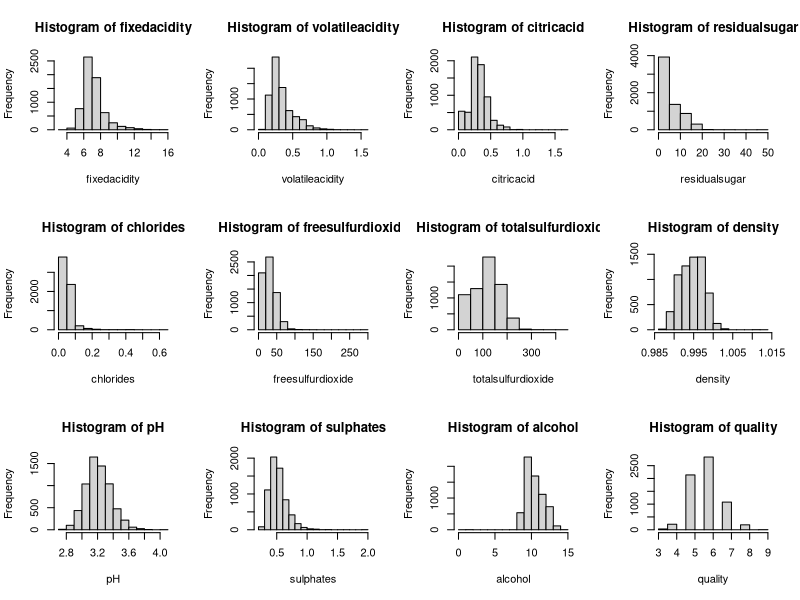
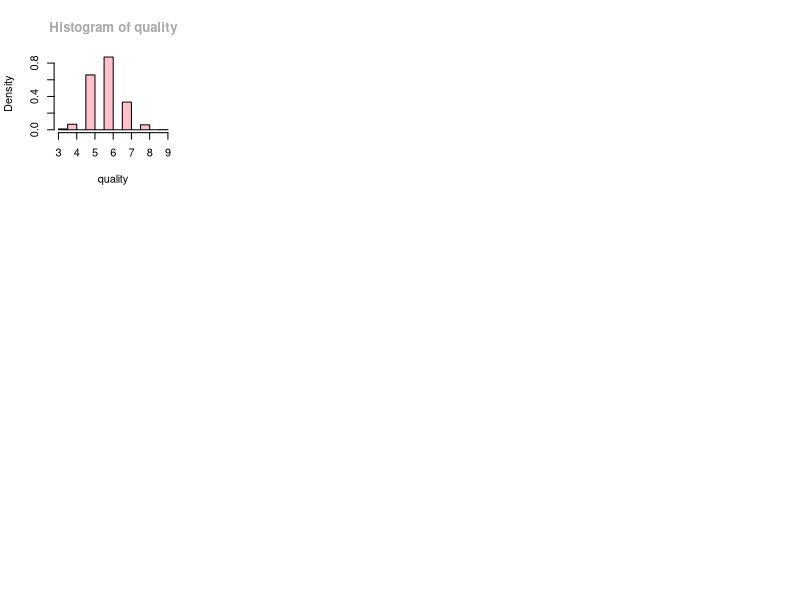
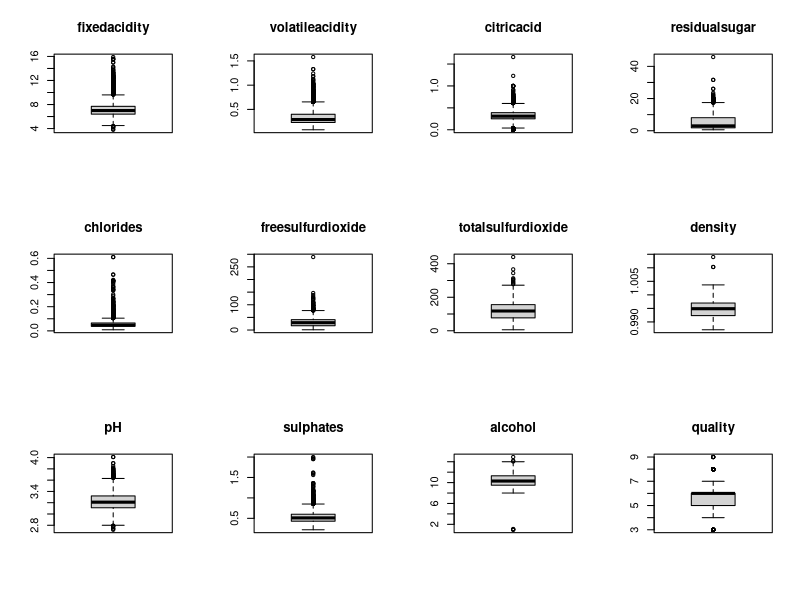
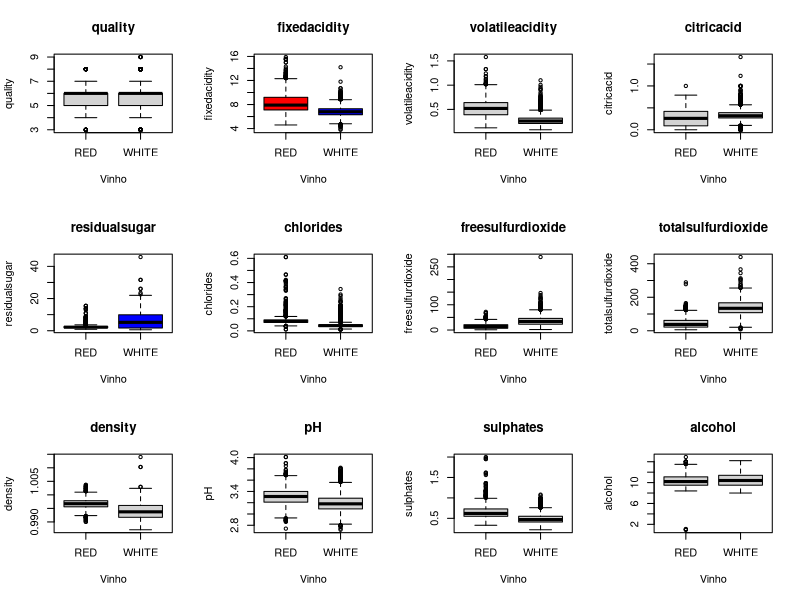
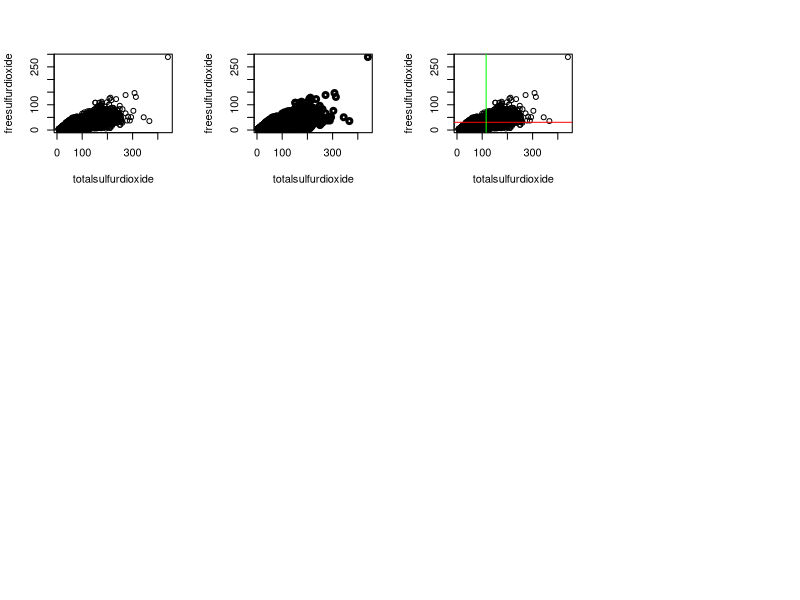
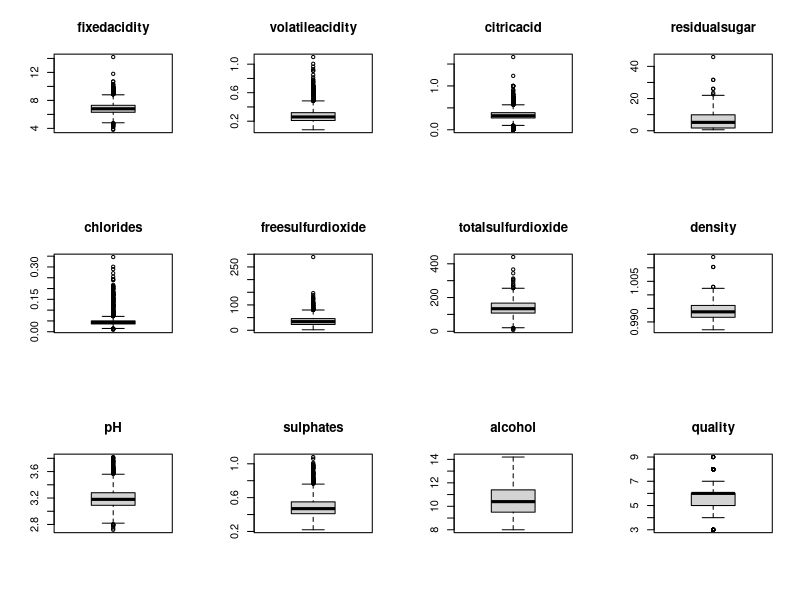
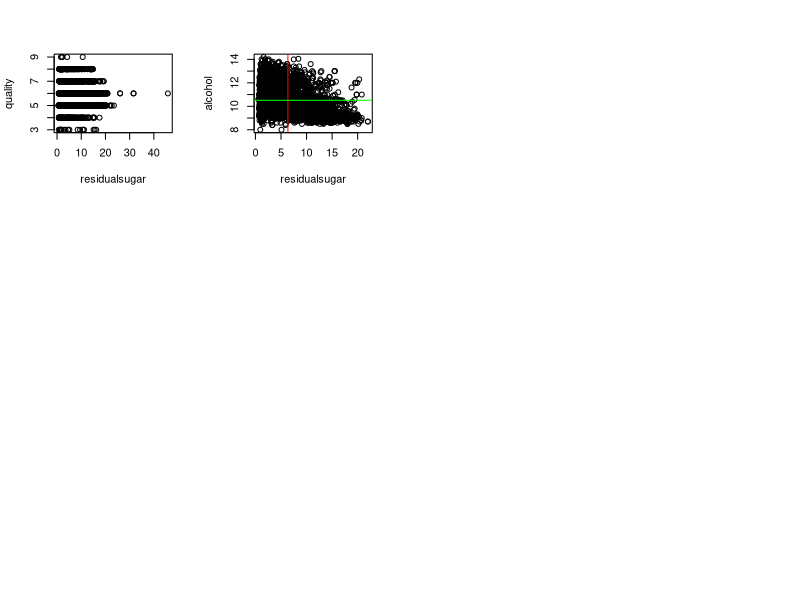
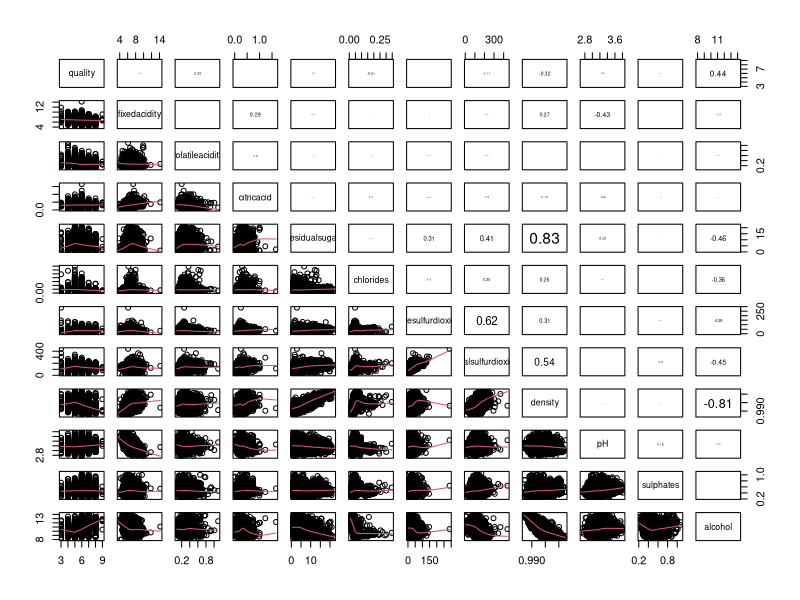

Recreate these plots in R, in order.
## ---- chunk 1
# mostrar atÈ 2 casas decimais
options("scipen" = 2)

# Ler arquivo csv


Vinhos <- read.csv2("BaseWineRedeWhite2018.csv", row.names=1)

## ---- chunk 2
#Vinhos <- BaseWine_Red_e_White2018
#fix(Vinhos)
#mostrar as vari·veis
#str(Vinhos)
#mostra as vari·veis
names(Vinhos)

#XX Variáveis e muita informação

## ---- chunk 3
attach(Vinhos)

# FrequÍncia absoluta 
table(as.factor(Vinhos$quality), Vinhos$Vinho, useNA = "ifany")

table(as.factor(Vinhos$quality), Vinhos$Vinho)
## ---- chunk 4
Quality <- split(Vinhos, Vinhos$Vinho)

t.test(Quality$WHITE$quality, Quality$RED$quality)

## ---- chunk 5
# 2-Way Cross Tabulation
library(gmodels)
CrossTable(as.factor(Vinhos$quality), Vinhos$Vinho) 
## ---- chunk 6

summary(Vinhos)

## ---- chunk 7


aggregate (Vinhos,
           by = list(Vinho),
           FUN =  "mean")
## ---- chunk 8


mean(Vinhos$fixedacidity) # mÈdia

median(Vinhos$fixedacidity) # mÈdiana

quantile(Vinhos$fixedacidity,type=4)  # Quartis

quantile(Vinhos$fixedacidity,.65,type=4) # exato percentil

range(Vinhos$fixedacidity)  # amplitude

diff(range(Vinhos$fixedacidity)) #diferenÁa entre o maior e o menor valor

min(Vinhos$fixedacidity)  # valor mÌnimo de x

max(Vinhos$fixedacidity)  # valor m·ximo de x

var(Vinhos$fixedacidity) # para obter a vari‚ncia

sd(Vinhos$fixedacidity)  # para obter o desvio padr„o

CV_fixedacidity<-sd(Vinhos$fixedacidity)/mean(Vinhos$fixedacidity)*100  # para obter o coefiiente de variaÁ„o
CV_fixedacidity

## ---- chunk 9

#comando para gerar em 3 linhas e 4 colunas os histogramas
par (mfrow=c(3,4))
hist(fixedacidity)
hist(volatileacidity)
hist(citricacid )
hist(residualsugar)
hist(chlorides)
hist(freesulfurdioxide)
hist(totalsulfurdioxide)
hist(density)
hist(pH)
hist(sulphates)
hist(alcohol)
hist(quality)
## ---- chunk 10


hist(quality, col=c("pink"), col.main="darkgray", prob=T)
## ---- chunk 11

attach(Vinhos)

#comando para gerar em 3 linhas e 4 colunas os histogramas
par (mfrow=c(3,4))
boxplot(fixedacidity, main='fixedacidity')
boxplot(volatileacidity , main='volatileacidity')
boxplot(citricacid , main='citricacid')
boxplot(residualsugar, main='residualsugar')
boxplot(chlorides, main='chlorides')
boxplot(freesulfurdioxide, main='freesulfurdioxide')
boxplot(totalsulfurdioxide, main='totalsulfurdioxide')
boxplot(density, main='density')
boxplot(pH, main='pH')
boxplot(sulphates, main='sulphates')
boxplot(alcohol, main='alcohol')
boxplot(Vinhos$quality, main='quality')
## ---- chunk 12

boxplot(quality ~ Vinho, main='quality')

boxplot(fixedacidity ~ Vinho, main='fixedacidity',col=c('red','blue'))
boxplot(volatileacidity ~ Vinho , main='volatileacidity')
boxplot(citricacid ~ Vinho, main='citricacid')
boxplot(residualsugar ~ Vinho, main='residualsugar',col=c('red','blue'))
boxplot(chlorides ~ Vinho, main='chlorides')
boxplot(freesulfurdioxide ~ Vinho, main='freesulfurdioxide')
boxplot(totalsulfurdioxide ~ Vinho, main='totalsulfurdioxide')
boxplot(density ~ Vinho, main='density')
boxplot(pH ~ Vinho, main='pH')
boxplot(sulphates ~ Vinho, main='sulphates')
boxplot(alcohol ~ Vinho, main='alcohol')
## ---- chunk 13

# Gr·fico de dispers„o ( pch=caracter, lwd=largura)

plot(freesulfurdioxide~totalsulfurdioxide)
plot(freesulfurdioxide~totalsulfurdioxide, pch=1, lwd=3)

plot(freesulfurdioxide~totalsulfurdioxide)
abline(h=mean(freesulfurdioxide), col="red")
abline(v=mean(totalsulfurdioxide), col="green")

## ---- chunk 14

attach(Vinhos)
Vinhos$fx_redSugar <- cut(residualsugar,breaks=c(0,10,20,30,max(residualsugar)))  
Vinhos$fx_redSugar  
str(Vinhos)
CrossTable( Vinhos$fx_redSugar , Vinhos$Vinho) 

## ---- chunk 15

attach(Vinhos)


library(psych)

describe(Vinhos)

# describe
# A data.frame of the relevant statistics:
# item name
# item number
# number of valid cases
# mean
# standard deviation
# trimmed mean (with trim defaulting to .1)
# median (standard or interpolated
# mad: median absolute deviation (from the median)
# minimum
# maximum
# skew
# kurtosis
# standard error


summary(Vinhos)
white <- subset(Vinhos, Vinho=="WHITE", select=c(quality,fixedacidity,volatileacidity,citricacid,residualsugar,
                                                 chlorides,freesulfurdioxide,totalsulfurdioxide,density,pH,
                                                 sulphates,alcohol))

## ---- chunk 16

#EstatÌsticas descritivas
summary(white)
 
str(white)

## ---- chunk 17

attach(white)
 

#EstatÌsticas descritivas

par (mfrow=c(3,4))
boxplot(fixedacidity, main='fixedacidity')
boxplot(volatileacidity , main='volatileacidity')
boxplot(citricacid , main='citricacid')
boxplot(residualsugar, main='residualsugar')
boxplot(chlorides, main='chlorides')
boxplot(freesulfurdioxide, main='freesulfurdioxide')
boxplot(totalsulfurdioxide, main='totalsulfurdioxide')
boxplot(density, main='density')
boxplot(pH, main='pH')
boxplot(sulphates, main='sulphates')
boxplot(alcohol, main='alcohol')
boxplot(quality, main='quality')
## ---- chunk 18

boxplot.stats(white$residualsugar)


AIQ_residualsugar<-quantile(white$residualsugar,.75,type=2)-quantile(white$residualsugar,.25,type=2)
AIQ_residualsugar

limsup_residualsugar= quantile(white$residualsugar,.75,type=4)+1.5*AIQ_residualsugar
limsup_residualsugar
liminf_residualsugar= quantile(white$residualsugar,.25,type=2)-1.5*AIQ_residualsugar
liminf_residualsugar

## ---- chunk 19

#excluir outliers

plot(quality~residualsugar)

white1<-subset(white, residualsugar<=22.2)   

#fix(white1)


## ---- chunk 20

attach(white1)

summary(white1)

plot(residualsugar,alcohol)
abline(v=mean(residualsugar), col="red")
abline(h=mean(alcohol), col="green")


## ---- chunk 21
# matriz de correlaÁıes
matcor <- cor(white1)
print(matcor, digits = 2)

## ---- chunk 22

#library(corrgram)
#corrgram(matcor, type = "cor", lower.panel = panel.shade, upper.panel = panel.pie)

panel.cor <- function(x, y, digits=2, prefix ="", cex.cor,
                      ...)  {
  usr <- par("usr")
  on.exit(par(usr))
  par(usr = c(0, 1, 0, 1))
  r <- cor(x, y , use = "pairwise.complete.obs")
  txt <- format(c(r, 0.123456789), digits = digits) [1]
  txt <- paste(prefix, txt, sep = "")
  if (missing(cex.cor))
    cex <- 0.8/strwidth(txt)
  # abs(r) È para que na saÌda as correlaÁıes ficam proporcionais
  text(0.5, 0.5, txt, cex = cex * abs(r))
}
#pdf(file = "grafico.pdf")
pairs(white1, lower.panel=panel.smooth, upper.panel=panel.cor)
